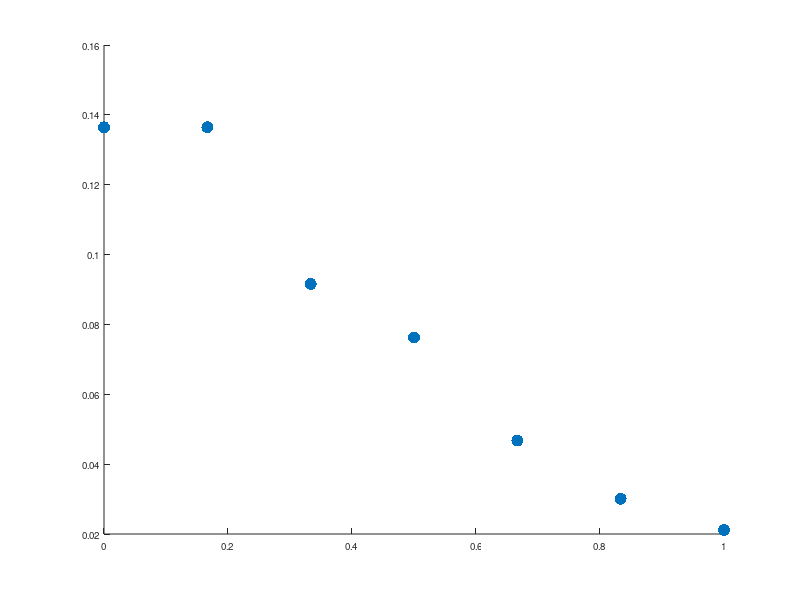

Write MATLAB code to recreate this figure. (Note: this script raises an error after producing the figure.)

cd C:/Users/mrdev/Documents/EmbryoJournal/matlab_functions/

%% 20 cells compression v fluctuation
compression = load("compression_20.mat");
compression = compression.compression_20;

tension = compression(:,1);
fluct = compression(:,2);
fluct = normalize(fluct, 'range');
stress = compression(:,3)./4;
% stress120 = normalize([stress(tension==120)],'range');
stress120 = stress(tension==120)/65.05; %average peak crush force from stress strain data
std = compression(:,4);
stdNorm = std(tension==120)./(max(stress(tension==120))-min(stress(tension==120)));
% stdNorm = std(tension==120)./(max(stress(tension==120))-min(stress(tension==120)));
standardErrorNorm = stdNorm./3;


figure
set(groot, 'DefaultAxesFontSize', 7);
set(groot, 'DefaultTextFontSize', 7);
scatter(fluct(tension==120), stress120, 75, 'filled')
hold on
errorbar(fluct(tension==120), stress120, standardErrorNorm, 'vertical', '.', 'Color','k')


hScatter = findobj(gca, 'Type', 'Scatter');
hErrorBar = findobj(gca, 'Type', 'ErrorBar');


fig = gcf;  % Get current figure handle
fig.Position(3:4) = [75, 200];
H=gca;
H.LineWidth=1;
yticks([0 0.2])
xticks([0 1])


% xlabel("Fluctuation ampltiude")
% ylabel("Stress (N/unit)")
% title("Critical force v fluctuation")

ylim([0 .2])
print(gcf,'-vector','-dsvg',['20unitcompression','.svg']) % svg